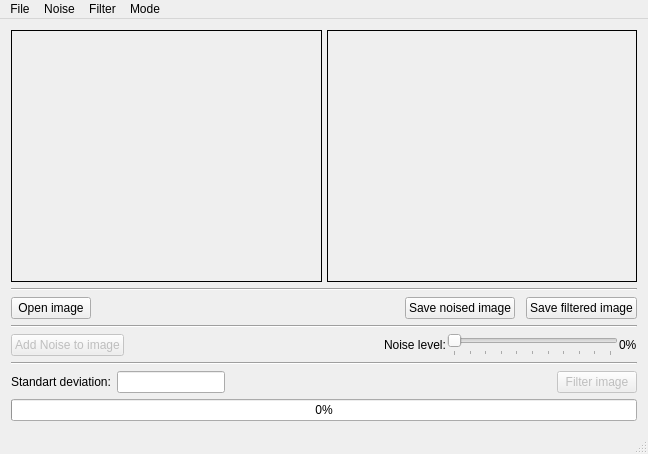
<?xml version="1.0" encoding="UTF-8"?>
<ui version="4.0">
 <class>MainWindow</class>
 <widget class="QMainWindow" name="MainWindow">
  <property name="geometry">
   <rect>
    <x>0</x>
    <y>0</y>
    <width>648</width>
    <height>454</height>
   </rect>
  </property>
  <property name="sizePolicy">
   <sizepolicy hsizetype="Preferred" vsizetype="Preferred">
    <horstretch>0</horstretch>
    <verstretch>0</verstretch>
   </sizepolicy>
  </property>
  <property name="maximumSize">
   <size>
    <width>1000000</width>
    <height>1000000</height>
   </size>
  </property>
  <property name="windowTitle">
   <string>FFilter</string>
  </property>
  <widget class="QWidget" name="centralWidget">
   <layout class="QVBoxLayout" name="verticalLayout">
    <item>
     <layout class="QHBoxLayout" name="horizontalLayout">
      <property name="spacing">
       <number>0</number>
      </property>
      <item>
       <widget class="QLabel" name="originalImgLbl">
        <property name="sizePolicy">
         <sizepolicy hsizetype="Expanding" vsizetype="Expanding">
          <horstretch>0</horstretch>
          <verstretch>0</verstretch>
         </sizepolicy>
        </property>
        <property name="frameShape">
         <enum>QFrame::Box</enum>
        </property>
        <property name="text">
         <string/>
        </property>
        <property name="scaledContents">
         <bool>true</bool>
        </property>
       </widget>
      </item>
      <item>
       <spacer name="horizontalSpacer">
        <property name="orientation">
         <enum>Qt::Horizontal</enum>
        </property>
        <property name="sizeType">
         <enum>QSizePolicy::Fixed</enum>
        </property>
        <property name="sizeHint" stdset="0">
         <size>
          <width>5</width>
          <height>20</height>
         </size>
        </property>
       </spacer>
      </item>
      <item>
       <widget class="QLabel" name="resultImgLbl">
        <property name="sizePolicy">
         <sizepolicy hsizetype="Expanding" vsizetype="Expanding">
          <horstretch>0</horstretch>
          <verstretch>0</verstretch>
         </sizepolicy>
        </property>
        <property name="frameShape">
         <enum>QFrame::Box</enum>
        </property>
        <property name="text">
         <string/>
        </property>
        <property name="scaledContents">
         <bool>true</bool>
        </property>
       </widget>
      </item>
     </layout>
    </item>
    <item>
     <widget class="Line" name="line">
      <property name="orientation">
       <enum>Qt::Horizontal</enum>
      </property>
     </widget>
    </item>
    <item>
     <layout class="QHBoxLayout" name="horizontalLayout_5">
      <item>
       <widget class="QPushButton" name="openImgPB">
        <property name="text">
         <string>Open image</string>
        </property>
       </widget>
      </item>
      <item>
       <spacer name="horizontalSpacer_6">
        <property name="orientation">
         <enum>Qt::Horizontal</enum>
        </property>
        <property name="sizeHint" stdset="0">
         <size>
          <width>40</width>
          <height>20</height>
         </size>
        </property>
       </spacer>
      </item>
      <item>
       <widget class="QPushButton" name="saveNoisedImgPB">
        <property name="text">
         <string>Save noised image</string>
        </property>
       </widget>
      </item>
      <item>
       <spacer name="horizontalSpacer_7">
        <property name="orientation">
         <enum>Qt::Horizontal</enum>
        </property>
        <property name="sizeType">
         <enum>QSizePolicy::Fixed</enum>
        </property>
        <property name="sizeHint" stdset="0">
         <size>
          <width>5</width>
          <height>20</height>
         </size>
        </property>
       </spacer>
      </item>
      <item>
       <widget class="QPushButton" name="saveFilteredImgPB">
        <property name="text">
         <string>Save filtered image</string>
        </property>
       </widget>
      </item>
     </layout>
    </item>
    <item>
     <widget class="Line" name="line_2">
      <property name="orientation">
       <enum>Qt::Horizontal</enum>
      </property>
     </widget>
    </item>
    <item>
     <layout class="QHBoxLayout" name="horizontalLayout_3">
      <item>
       <widget class="QPushButton" name="addNoisePB">
        <property name="enabled">
         <bool>false</bool>
        </property>
        <property name="sizePolicy">
         <sizepolicy hsizetype="Minimum" vsizetype="Minimum">
          <horstretch>0</horstretch>
          <verstretch>0</verstretch>
         </sizepolicy>
        </property>
        <property name="maximumSize">
         <size>
          <width>16777215</width>
          <height>23</height>
         </size>
        </property>
        <property name="text">
         <string>Add Noise to image</string>
        </property>
       </widget>
      </item>
      <item>
       <spacer name="horizontalSpacer_2">
        <property name="orientation">
         <enum>Qt::Horizontal</enum>
        </property>
        <property name="sizeHint" stdset="0">
         <size>
          <width>40</width>
          <height>20</height>
         </size>
        </property>
       </spacer>
      </item>
      <item>
       <layout class="QHBoxLayout" name="horizontalLayout_2">
        <property name="spacing">
         <number>1</number>
        </property>
        <property name="sizeConstraint">
         <enum>QLayout::SetMinimumSize</enum>
        </property>
        <item>
         <widget class="QLabel" name="labelNoise">
          <property name="sizePolicy">
           <sizepolicy hsizetype="Preferred" vsizetype="Minimum">
            <horstretch>0</horstretch>
            <verstretch>0</verstretch>
           </sizepolicy>
          </property>
          <property name="maximumSize">
           <size>
            <width>16777215</width>
            <height>30</height>
           </size>
          </property>
          <property name="text">
           <string>Noise level:</string>
          </property>
         </widget>
        </item>
        <item>
         <widget class="QSlider" name="noiseLeveler">
          <property name="enabled">
           <bool>false</bool>
          </property>
          <property name="sizePolicy">
           <sizepolicy hsizetype="MinimumExpanding" vsizetype="Minimum">
            <horstretch>0</horstretch>
            <verstretch>0</verstretch>
           </sizepolicy>
          </property>
          <property name="minimumSize">
           <size>
            <width>120</width>
            <height>20</height>
           </size>
          </property>
          <property name="maximumSize">
           <size>
            <width>16777215</width>
            <height>30</height>
           </size>
          </property>
          <property name="maximum">
           <number>100</number>
          </property>
          <property name="value">
           <number>0</number>
          </property>
          <property name="tracking">
           <bool>true</bool>
          </property>
          <property name="orientation">
           <enum>Qt::Horizontal</enum>
          </property>
          <property name="tickPosition">
           <enum>QSlider::TicksBelow</enum>
          </property>
          <property name="tickInterval">
           <number>10</number>
          </property>
         </widget>
        </item>
        <item>
         <widget class="QLabel" name="labelNoisePrc">
          <property name="sizePolicy">
           <sizepolicy hsizetype="Preferred" vsizetype="Minimum">
            <horstretch>0</horstretch>
            <verstretch>0</verstretch>
           </sizepolicy>
          </property>
          <property name="maximumSize">
           <size>
            <width>16777215</width>
            <height>30</height>
           </size>
          </property>
          <property name="text">
           <string>0%</string>
          </property>
         </widget>
        </item>
       </layout>
      </item>
     </layout>
    </item>
    <item>
     <widget class="Line" name="line_3">
      <property name="orientation">
       <enum>Qt::Horizontal</enum>
      </property>
     </widget>
    </item>
    <item>
     <layout class="QHBoxLayout" name="horizontalLayout_4">
      <item>
       <widget class="QLabel" name="labelSKO">
        <property name="sizePolicy">
         <sizepolicy hsizetype="Preferred" vsizetype="Minimum">
          <horstretch>0</horstretch>
          <verstretch>0</verstretch>
         </sizepolicy>
        </property>
        <property name="maximumSize">
         <size>
          <width>16777215</width>
          <height>30</height>
         </size>
        </property>
        <property name="text">
         <string>Standart deviation:</string>
        </property>
       </widget>
      </item>
      <item>
       <widget class="QLineEdit" name="sdLE">
        <property name="sizePolicy">
         <sizepolicy hsizetype="Preferred" vsizetype="Minimum">
          <horstretch>0</horstretch>
          <verstretch>0</verstretch>
         </sizepolicy>
        </property>
        <property name="maximumSize">
         <size>
          <width>16777215</width>
          <height>30</height>
         </size>
        </property>
        <property name="readOnly">
         <bool>true</bool>
        </property>
       </widget>
      </item>
      <item>
       <spacer name="horizontalSpacer_3">
        <property name="orientation">
         <enum>Qt::Horizontal</enum>
        </property>
        <property name="sizeHint" stdset="0">
         <size>
          <width>40</width>
          <height>20</height>
         </size>
        </property>
       </spacer>
      </item>
      <item>
       <widget class="QPushButton" name="filterPB">
        <property name="enabled">
         <bool>false</bool>
        </property>
        <property name="sizePolicy">
         <sizepolicy hsizetype="Minimum" vsizetype="Minimum">
          <horstretch>0</horstretch>
          <verstretch>0</verstretch>
         </sizepolicy>
        </property>
        <property name="maximumSize">
         <size>
          <width>16777215</width>
          <height>23</height>
         </size>
        </property>
        <property name="contextMenuPolicy">
         <enum>Qt::DefaultContextMenu</enum>
        </property>
        <property name="text">
         <string>Filter image</string>
        </property>
       </widget>
      </item>
     </layout>
    </item>
    <item>
     <widget class="QProgressBar" name="progressBar">
      <property name="enabled">
       <bool>true</bool>
      </property>
      <property name="sizePolicy">
       <sizepolicy hsizetype="Preferred" vsizetype="Minimum">
        <horstretch>0</horstretch>
        <verstretch>0</verstretch>
       </sizepolicy>
      </property>
      <property name="minimumSize">
       <size>
        <width>80</width>
        <height>20</height>
       </size>
      </property>
      <property name="maximumSize">
       <size>
        <width>16777215</width>
        <height>30</height>
       </size>
      </property>
      <property name="value">
       <number>0</number>
      </property>
     </widget>
    </item>
   </layout>
   <zorder>filterPB</zorder>
   <zorder>originalImgLbl</zorder>
   <zorder>resultImgLbl</zorder>
   <zorder>sdLE</zorder>
   <zorder>labelSKO</zorder>
   <zorder>noiseLeveler</zorder>
   <zorder>labelNoisePrc</zorder>
   <zorder>labelNoise</zorder>
   <zorder>progressBar</zorder>
   <zorder>addNoisePB</zorder>
   <zorder>horizontalSpacer</zorder>
   <zorder>line</zorder>
   <zorder></zorder>
   <zorder>openImgPB</zorder>
   <zorder>saveNoisedImgPB</zorder>
   <zorder>saveFilteredImgPB</zorder>
   <zorder>horizontalSpacer_6</zorder>
   <zorder>horizontalSpacer_7</zorder>
   <zorder>horizontalSpacer_8</zorder>
   <zorder>horizontalSpacer_9</zorder>
   <zorder>label</zorder>
   <zorder>saveFilteredImgPB</zorder>
   <zorder>line_2</zorder>
   <zorder>horizontalSpacer_2</zorder>
   <zorder>horizontalSpacer_3</zorder>
   <zorder>line_3</zorder>
  </widget>
  <widget class="QMenuBar" name="menuBar">
   <property name="geometry">
    <rect>
     <x>0</x>
     <y>0</y>
     <width>648</width>
     <height>20</height>
    </rect>
   </property>
   <widget class="QMenu" name="menuFile">
    <property name="title">
     <string>File</string>
    </property>
    <addaction name="actionExit"/>
   </widget>
   <widget class="QMenu" name="menuFilter">
    <property name="title">
     <string>Filter</string>
    </property>
    <addaction name="actionAggregFilterSettings"/>
    <addaction name="actionMaskFilterSettings"/>
   </widget>
   <widget class="QMenu" name="menuMode">
    <property name="title">
     <string>Mode</string>
    </property>
    <addaction name="actionGrayscaleImages"/>
    <addaction name="actionColorImages"/>
   </widget>
   <widget class="QMenu" name="menuNoise">
    <property name="title">
     <string>Noise</string>
    </property>
    <addaction name="actionNoise_settings"/>
   </widget>
   <addaction name="menuFile"/>
   <addaction name="menuNoise"/>
   <addaction name="menuFilter"/>
   <addaction name="menuMode"/>
  </widget>
  <widget class="QStatusBar" name="statusBar"/>
  <action name="actionOpen">
   <property name="text">
    <string>Open image</string>
   </property>
  </action>
  <action name="actionExit">
   <property name="text">
    <string>Exit</string>
   </property>
  </action>
  <action name="actionAverage">
   <property name="checkable">
    <bool>true</bool>
   </property>
   <property name="checked">
    <bool>true</bool>
   </property>
   <property name="text">
    <string>Averaging</string>
   </property>
  </action>
  <action name="actionMean">
   <property name="checkable">
    <bool>true</bool>
   </property>
   <property name="checked">
    <bool>false</bool>
   </property>
   <property name="text">
    <string>Mean-square</string>
   </property>
  </action>
  <action name="actionGrayscaleImages">
   <property name="checkable">
    <bool>true</bool>
   </property>
   <property name="checked">
    <bool>true</bool>
   </property>
   <property name="text">
    <string>Grayscale images</string>
   </property>
  </action>
  <action name="actionColorImages">
   <property name="checkable">
    <bool>true</bool>
   </property>
   <property name="text">
    <string>Color images</string>
   </property>
  </action>
  <action name="actionAggregFilterSettings">
   <property name="text">
    <string>Aggregation filter settings</string>
   </property>
  </action>
  <action name="actionMaskFilterSettings">
   <property name="text">
    <string>Filter mask settings</string>
   </property>
  </action>
  <action name="actionNoise_settings">
   <property name="text">
    <string>Noise settings</string>
   </property>
  </action>
 </widget>
 <layoutdefault spacing="6" margin="11"/>
 <resources/>
 <connections>
  <connection>
   <sender>actionExit</sender>
   <signal>triggered()</signal>
   <receiver>MainWindow</receiver>
   <slot>close()</slot>
   <hints>
    <hint type="sourcelabel">
     <x>-1</x>
     <y>-1</y>
    </hint>
    <hint type="destinationlabel">
     <x>330</x>
     <y>318</y>
    </hint>
   </hints>
  </connection>
 </connections>
</ui>
